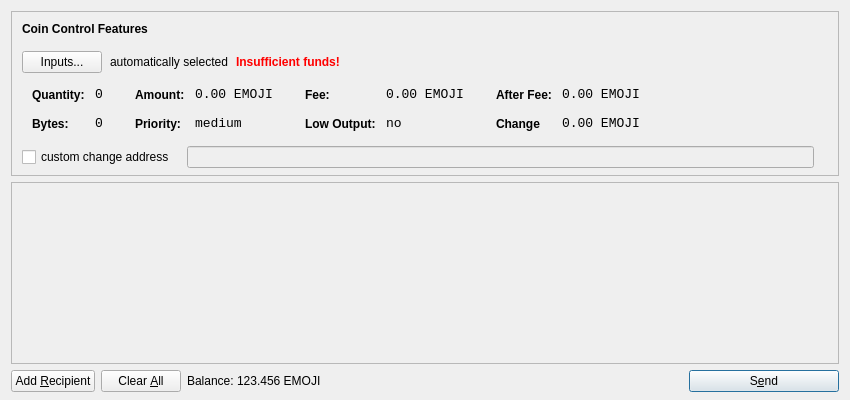
<?xml version="1.0" encoding="UTF-8"?>
<ui version="4.0">
 <class>SendCoinsDialog</class>
 <widget class="QDialog" name="SendCoinsDialog">
  <property name="geometry">
   <rect>
    <x>0</x>
    <y>0</y>
    <width>850</width>
    <height>400</height>
   </rect>
  </property>
  <property name="windowTitle">
   <string>Send Coins</string>
  </property>
  <layout class="QVBoxLayout" name="verticalLayout" stretch="0,1,0">
   <property name="bottomMargin">
    <number>8</number>
   </property>
   <item>
    <widget class="QFrame" name="frameCoinControl">
     <property name="sizePolicy">
      <sizepolicy hsizetype="Expanding" vsizetype="Expanding">
       <horstretch>0</horstretch>
       <verstretch>0</verstretch>
      </sizepolicy>
     </property>
     <property name="maximumSize">
      <size>
       <width>16777215</width>
       <height>16777215</height>
      </size>
     </property>
     <property name="frameShape">
      <enum>QFrame::StyledPanel</enum>
     </property>
     <property name="frameShadow">
      <enum>QFrame::Sunken</enum>
     </property>
     <layout class="QVBoxLayout" name="verticalLayoutCoinControl2">
      <property name="spacing">
       <number>-1</number>
      </property>
      <property name="leftMargin">
       <number>0</number>
      </property>
      <property name="topMargin">
       <number>0</number>
      </property>
      <property name="rightMargin">
       <number>0</number>
      </property>
      <property name="bottomMargin">
       <number>6</number>
      </property>
      <item>
       <layout class="QVBoxLayout" name="verticalLayoutCoinControl" stretch="0,0,0,0,1">
        <property name="spacing">
         <number>0</number>
        </property>
        <property name="leftMargin">
         <number>10</number>
        </property>
        <property name="topMargin">
         <number>10</number>
        </property>
        <item>
         <layout class="QHBoxLayout" name="horizontalLayoutCoinControl1">
          <property name="bottomMargin">
           <number>15</number>
          </property>
          <item>
           <widget class="QLabel" name="labelCoinControlFeatures">
            <property name="sizePolicy">
             <sizepolicy hsizetype="Preferred" vsizetype="Maximum">
              <horstretch>0</horstretch>
              <verstretch>0</verstretch>
             </sizepolicy>
            </property>
            <property name="font">
             <font>
              <weight>75</weight>
              <bold>true</bold>
             </font>
            </property>
            <property name="styleSheet">
             <string notr="true">font-weight:bold;</string>
            </property>
            <property name="text">
             <string>Coin Control Features</string>
            </property>
           </widget>
          </item>
         </layout>
        </item>
        <item>
         <layout class="QHBoxLayout" name="horizontalLayoutCoinControl2" stretch="0,0,0,0">
          <property name="spacing">
           <number>8</number>
          </property>
          <property name="bottomMargin">
           <number>10</number>
          </property>
          <item>
           <widget class="QPushButton" name="pushButtonCoinControl">
            <property name="styleSheet">
             <string notr="true"/>
            </property>
            <property name="text">
             <string>Inputs...</string>
            </property>
           </widget>
          </item>
          <item>
           <widget class="QLabel" name="labelCoinControlAutomaticallySelected">
            <property name="text">
             <string>automatically selected</string>
            </property>
            <property name="margin">
             <number>5</number>
            </property>
           </widget>
          </item>
          <item>
           <widget class="QLabel" name="labelCoinControlInsuffFunds">
            <property name="font">
             <font>
              <weight>75</weight>
              <bold>true</bold>
             </font>
            </property>
            <property name="styleSheet">
             <string notr="true">color:red;font-weight:bold;</string>
            </property>
            <property name="text">
             <string>Insufficient funds!</string>
            </property>
            <property name="margin">
             <number>5</number>
            </property>
           </widget>
          </item>
          <item>
           <spacer name="horizontalSpacerCoinControl">
            <property name="orientation">
             <enum>Qt::Horizontal</enum>
            </property>
            <property name="sizeHint" stdset="0">
             <size>
              <width>40</width>
              <height>1</height>
             </size>
            </property>
           </spacer>
          </item>
         </layout>
        </item>
        <item>
         <widget class="QWidget" name="widgetCoinControl" native="true">
          <property name="sizePolicy">
           <sizepolicy hsizetype="Preferred" vsizetype="Preferred">
            <horstretch>0</horstretch>
            <verstretch>0</verstretch>
           </sizepolicy>
          </property>
          <property name="minimumSize">
           <size>
            <width>0</width>
            <height>0</height>
           </size>
          </property>
          <property name="styleSheet">
           <string notr="true"/>
          </property>
          <layout class="QHBoxLayout" name="horizontalLayoutCoinControl5">
           <property name="margin">
            <number>0</number>
           </property>
           <item>
            <layout class="QHBoxLayout" name="horizontalLayoutCoinControl3" stretch="0,0,0,1">
             <property name="spacing">
              <number>20</number>
             </property>
             <property name="topMargin">
              <number>0</number>
             </property>
             <property name="bottomMargin">
              <number>10</number>
             </property>
             <item>
              <layout class="QFormLayout" name="formLayoutCoinControl1">
               <property name="horizontalSpacing">
                <number>10</number>
               </property>
               <property name="verticalSpacing">
                <number>14</number>
               </property>
               <property name="leftMargin">
                <number>10</number>
               </property>
               <property name="topMargin">
                <number>4</number>
               </property>
               <property name="rightMargin">
                <number>6</number>
               </property>
               <item row="0" column="0">
                <widget class="QLabel" name="labelCoinControlQuantityText">
                 <property name="styleSheet">
                  <string notr="true">font-weight:bold;</string>
                 </property>
                 <property name="text">
                  <string>Quantity:</string>
                 </property>
                 <property name="margin">
                  <number>0</number>
                 </property>
                </widget>
               </item>
               <item row="0" column="1">
                <widget class="QLabel" name="labelCoinControlQuantity">
                 <property name="font">
                  <font>
                   <family>Monospace</family>
                   <pointsize>10</pointsize>
                  </font>
                 </property>
                 <property name="cursor">
                  <cursorShape>IBeamCursor</cursorShape>
                 </property>
                 <property name="contextMenuPolicy">
                  <enum>Qt::ActionsContextMenu</enum>
                 </property>
                 <property name="text">
                  <string>0</string>
                 </property>
                 <property name="margin">
                  <number>0</number>
                 </property>
                 <property name="textInteractionFlags">
                  <set>Qt::LinksAccessibleByMouse|Qt::TextSelectableByKeyboard|Qt::TextSelectableByMouse</set>
                 </property>
                </widget>
               </item>
               <item row="1" column="0">
                <widget class="QLabel" name="labelCoinControlBytesText">
                 <property name="styleSheet">
                  <string notr="true">font-weight:bold;</string>
                 </property>
                 <property name="text">
                  <string>Bytes:</string>
                 </property>
                </widget>
               </item>
               <item row="1" column="1">
                <widget class="QLabel" name="labelCoinControlBytes">
                 <property name="font">
                  <font>
                   <family>Monospace</family>
                   <pointsize>10</pointsize>
                  </font>
                 </property>
                 <property name="cursor">
                  <cursorShape>IBeamCursor</cursorShape>
                 </property>
                 <property name="contextMenuPolicy">
                  <enum>Qt::ActionsContextMenu</enum>
                 </property>
                 <property name="text">
                  <string>0</string>
                 </property>
                 <property name="textInteractionFlags">
                  <set>Qt::LinksAccessibleByMouse|Qt::TextSelectableByKeyboard|Qt::TextSelectableByMouse</set>
                 </property>
                </widget>
               </item>
              </layout>
             </item>
             <item>
              <layout class="QFormLayout" name="formLayoutCoinControl2">
               <property name="horizontalSpacing">
                <number>10</number>
               </property>
               <property name="verticalSpacing">
                <number>14</number>
               </property>
               <property name="leftMargin">
                <number>6</number>
               </property>
               <property name="topMargin">
                <number>4</number>
               </property>
               <property name="rightMargin">
                <number>6</number>
               </property>
               <item row="0" column="0">
                <widget class="QLabel" name="labelCoinControlAmountText">
                 <property name="styleSheet">
                  <string notr="true">font-weight:bold;</string>
                 </property>
                 <property name="text">
                  <string>Amount:</string>
                 </property>
                 <property name="margin">
                  <number>0</number>
                 </property>
                </widget>
               </item>
               <item row="0" column="1">
                <widget class="QLabel" name="labelCoinControlAmount">
                 <property name="font">
                  <font>
                   <family>Monospace</family>
                   <pointsize>10</pointsize>
                  </font>
                 </property>
                 <property name="cursor">
                  <cursorShape>IBeamCursor</cursorShape>
                 </property>
                 <property name="contextMenuPolicy">
                  <enum>Qt::ActionsContextMenu</enum>
                 </property>
                 <property name="text">
                  <string>0.00 EMOJI</string>
                 </property>
                 <property name="textInteractionFlags">
                  <set>Qt::LinksAccessibleByMouse|Qt::TextSelectableByKeyboard|Qt::TextSelectableByMouse</set>
                 </property>
                </widget>
               </item>
               <item row="1" column="0">
                <widget class="QLabel" name="labelCoinControlPriorityText">
                 <property name="styleSheet">
                  <string notr="true">font-weight:bold;</string>
                 </property>
                 <property name="text">
                  <string>Priority:</string>
                 </property>
                </widget>
               </item>
               <item row="1" column="1">
                <widget class="QLabel" name="labelCoinControlPriority">
                 <property name="font">
                  <font>
                   <family>Monospace</family>
                   <pointsize>10</pointsize>
                  </font>
                 </property>
                 <property name="cursor">
                  <cursorShape>IBeamCursor</cursorShape>
                 </property>
                 <property name="contextMenuPolicy">
                  <enum>Qt::ActionsContextMenu</enum>
                 </property>
                 <property name="text">
                  <string>medium</string>
                 </property>
                 <property name="textInteractionFlags">
                  <set>Qt::LinksAccessibleByMouse|Qt::TextSelectableByKeyboard|Qt::TextSelectableByMouse</set>
                 </property>
                </widget>
               </item>
              </layout>
             </item>
             <item>
              <layout class="QFormLayout" name="formLayoutCoinControl3">
               <property name="horizontalSpacing">
                <number>10</number>
               </property>
               <property name="verticalSpacing">
                <number>14</number>
               </property>
               <property name="leftMargin">
                <number>6</number>
               </property>
               <property name="topMargin">
                <number>4</number>
               </property>
               <property name="rightMargin">
                <number>6</number>
               </property>
               <item row="0" column="0">
                <widget class="QLabel" name="labelCoinControlFeeText">
                 <property name="styleSheet">
                  <string notr="true">font-weight:bold;</string>
                 </property>
                 <property name="text">
                  <string>Fee:</string>
                 </property>
                 <property name="margin">
                  <number>0</number>
                 </property>
                </widget>
               </item>
               <item row="0" column="1">
                <widget class="QLabel" name="labelCoinControlFee">
                 <property name="font">
                  <font>
                   <family>Monospace</family>
                   <pointsize>10</pointsize>
                  </font>
                 </property>
                 <property name="cursor">
                  <cursorShape>IBeamCursor</cursorShape>
                 </property>
                 <property name="contextMenuPolicy">
                  <enum>Qt::ActionsContextMenu</enum>
                 </property>
                 <property name="text">
                  <string>0.00 EMOJI</string>
                 </property>
                 <property name="textInteractionFlags">
                  <set>Qt::LinksAccessibleByMouse|Qt::TextSelectableByKeyboard|Qt::TextSelectableByMouse</set>
                 </property>
                </widget>
               </item>
               <item row="1" column="0">
                <widget class="QLabel" name="labelCoinControlLowOutputText">
                 <property name="styleSheet">
                  <string notr="true">font-weight:bold;</string>
                 </property>
                 <property name="text">
                  <string>Low Output:</string>
                 </property>
                </widget>
               </item>
               <item row="1" column="1">
                <widget class="QLabel" name="labelCoinControlLowOutput">
                 <property name="font">
                  <font>
                   <family>Monospace</family>
                   <pointsize>10</pointsize>
                  </font>
                 </property>
                 <property name="cursor">
                  <cursorShape>IBeamCursor</cursorShape>
                 </property>
                 <property name="contextMenuPolicy">
                  <enum>Qt::ActionsContextMenu</enum>
                 </property>
                 <property name="text">
                  <string>no</string>
                 </property>
                 <property name="textInteractionFlags">
                  <set>Qt::LinksAccessibleByMouse|Qt::TextSelectableByKeyboard|Qt::TextSelectableByMouse</set>
                 </property>
                </widget>
               </item>
              </layout>
             </item>
             <item>
              <layout class="QFormLayout" name="formLayoutCoinControl4">
               <property name="horizontalSpacing">
                <number>10</number>
               </property>
               <property name="verticalSpacing">
                <number>14</number>
               </property>
               <property name="leftMargin">
                <number>6</number>
               </property>
               <property name="topMargin">
                <number>4</number>
               </property>
               <property name="rightMargin">
                <number>6</number>
               </property>
               <item row="0" column="0">
                <widget class="QLabel" name="labelCoinControlAfterFeeText">
                 <property name="styleSheet">
                  <string notr="true">font-weight:bold;</string>
                 </property>
                 <property name="text">
                  <string>After Fee:</string>
                 </property>
                 <property name="margin">
                  <number>0</number>
                 </property>
                </widget>
               </item>
               <item row="0" column="1">
                <widget class="QLabel" name="labelCoinControlAfterFee">
                 <property name="font">
                  <font>
                   <family>Monospace</family>
                   <pointsize>10</pointsize>
                  </font>
                 </property>
                 <property name="cursor">
                  <cursorShape>IBeamCursor</cursorShape>
                 </property>
                 <property name="contextMenuPolicy">
                  <enum>Qt::ActionsContextMenu</enum>
                 </property>
                 <property name="text">
                  <string>0.00 EMOJI</string>
                 </property>
                 <property name="textInteractionFlags">
                  <set>Qt::LinksAccessibleByMouse|Qt::TextSelectableByKeyboard|Qt::TextSelectableByMouse</set>
                 </property>
                </widget>
               </item>
               <item row="1" column="0">
                <widget class="QLabel" name="labelCoinControlChangeText">
                 <property name="styleSheet">
                  <string notr="true">font-weight:bold;</string>
                 </property>
                 <property name="text">
                  <string>Change</string>
                 </property>
                </widget>
               </item>
               <item row="1" column="1">
                <widget class="QLabel" name="labelCoinControlChange">
                 <property name="font">
                  <font>
                   <family>Monospace</family>
                   <pointsize>10</pointsize>
                  </font>
                 </property>
                 <property name="cursor">
                  <cursorShape>IBeamCursor</cursorShape>
                 </property>
                 <property name="contextMenuPolicy">
                  <enum>Qt::ActionsContextMenu</enum>
                 </property>
                 <property name="text">
                  <string>0.00 EMOJI</string>
                 </property>
                 <property name="textInteractionFlags">
                  <set>Qt::LinksAccessibleByMouse|Qt::TextSelectableByKeyboard|Qt::TextSelectableByMouse</set>
                 </property>
                </widget>
               </item>
              </layout>
             </item>
            </layout>
           </item>
          </layout>
         </widget>
        </item>
        <item>
         <layout class="QHBoxLayout" name="horizontalLayoutCoinControl4" stretch="0,0,0">
          <property name="spacing">
           <number>12</number>
          </property>
          <property name="sizeConstraint">
           <enum>QLayout::SetDefaultConstraint</enum>
          </property>
          <property name="topMargin">
           <number>5</number>
          </property>
          <property name="rightMargin">
           <number>5</number>
          </property>
          <item>
           <widget class="QCheckBox" name="checkBoxCoinControlChange">
            <property name="text">
             <string>custom change address</string>
            </property>
           </widget>
          </item>
          <item>
           <widget class="QLineEdit" name="lineEditCoinControlChange">
            <property name="enabled">
             <bool>false</bool>
            </property>
            <property name="sizePolicy">
             <sizepolicy hsizetype="Expanding" vsizetype="Fixed">
              <horstretch>0</horstretch>
              <verstretch>0</verstretch>
             </sizepolicy>
            </property>
           </widget>
          </item>
          <item>
           <widget class="QLabel" name="labelCoinControlChangeLabel">
            <property name="sizePolicy">
             <sizepolicy hsizetype="Preferred" vsizetype="Expanding">
              <horstretch>0</horstretch>
              <verstretch>0</verstretch>
             </sizepolicy>
            </property>
            <property name="minimumSize">
             <size>
              <width>0</width>
              <height>0</height>
             </size>
            </property>
            <property name="text">
             <string/>
            </property>
            <property name="margin">
             <number>3</number>
            </property>
           </widget>
          </item>
         </layout>
        </item>
        <item>
         <spacer name="verticalSpacerCoinControl">
          <property name="orientation">
           <enum>Qt::Vertical</enum>
          </property>
          <property name="sizeHint" stdset="0">
           <size>
            <width>800</width>
            <height>1</height>
           </size>
          </property>
         </spacer>
        </item>
       </layout>
      </item>
     </layout>
    </widget>
   </item>
   <item>
    <widget class="QScrollArea" name="scrollArea">
     <property name="widgetResizable">
      <bool>true</bool>
     </property>
     <widget class="QWidget" name="scrollAreaWidgetContents">
      <property name="geometry">
       <rect>
        <x>0</x>
        <y>0</y>
        <width>830</width>
        <height>165</height>
       </rect>
      </property>
      <layout class="QVBoxLayout" name="verticalLayout_2">
       <property name="margin">
        <number>0</number>
       </property>
       <item>
        <layout class="QVBoxLayout" name="entries">
         <property name="spacing">
          <number>6</number>
         </property>
        </layout>
       </item>
       <item>
        <spacer name="verticalSpacer">
         <property name="orientation">
          <enum>Qt::Vertical</enum>
         </property>
         <property name="sizeHint" stdset="0">
          <size>
           <width>20</width>
           <height>40</height>
          </size>
         </property>
        </spacer>
       </item>
      </layout>
     </widget>
    </widget>
   </item>
   <item>
    <layout class="QHBoxLayout" name="horizontalLayout">
     <item>
      <widget class="QPushButton" name="addButton">
       <property name="toolTip">
        <string>Send to multiple recipients at once</string>
       </property>
       <property name="text">
        <string>Add &amp;Recipient</string>
       </property>
       <property name="icon">
        <iconset resource="../bitcoin.qrc">
         <normaloff>:/icons/add</normaloff>:/icons/add</iconset>
       </property>
       <property name="autoDefault">
        <bool>false</bool>
       </property>
      </widget>
     </item>
     <item>
      <widget class="QPushButton" name="clearButton">
       <property name="sizePolicy">
        <sizepolicy hsizetype="Minimum" vsizetype="Fixed">
         <horstretch>0</horstretch>
         <verstretch>0</verstretch>
        </sizepolicy>
       </property>
       <property name="toolTip">
        <string>Remove all transaction fields</string>
       </property>
       <property name="text">
        <string>Clear &amp;All</string>
       </property>
       <property name="icon">
        <iconset resource="../bitcoin.qrc">
         <normaloff>:/icons/remove</normaloff>:/icons/remove</iconset>
       </property>
       <property name="autoRepeatDelay">
        <number>300</number>
       </property>
       <property name="autoDefault">
        <bool>false</bool>
       </property>
      </widget>
     </item>
     <item>
      <layout class="QHBoxLayout" name="horizontalLayout_2">
       <property name="spacing">
        <number>3</number>
       </property>
       <item>
        <widget class="QLabel" name="label">
         <property name="sizePolicy">
          <sizepolicy hsizetype="Preferred" vsizetype="Fixed">
           <horstretch>0</horstretch>
           <verstretch>0</verstretch>
          </sizepolicy>
         </property>
         <property name="text">
          <string>Balance:</string>
         </property>
        </widget>
       </item>
       <item>
        <widget class="QLabel" name="labelBalance">
         <property name="sizePolicy">
          <sizepolicy hsizetype="Preferred" vsizetype="Fixed">
           <horstretch>0</horstretch>
           <verstretch>0</verstretch>
          </sizepolicy>
         </property>
         <property name="cursor">
          <cursorShape>IBeamCursor</cursorShape>
         </property>
         <property name="text">
          <string>123.456 EMOJI</string>
         </property>
         <property name="textInteractionFlags">
          <set>Qt::LinksAccessibleByMouse|Qt::TextSelectableByKeyboard|Qt::TextSelectableByMouse</set>
         </property>
        </widget>
       </item>
      </layout>
     </item>
     <item>
      <spacer name="horizontalSpacer">
       <property name="orientation">
        <enum>Qt::Horizontal</enum>
       </property>
       <property name="sizeHint" stdset="0">
        <size>
         <width>40</width>
         <height>20</height>
        </size>
       </property>
      </spacer>
     </item>
     <item>
      <widget class="QPushButton" name="sendButton">
       <property name="minimumSize">
        <size>
         <width>150</width>
         <height>0</height>
        </size>
       </property>
       <property name="toolTip">
        <string>Confirm the send action</string>
       </property>
       <property name="text">
        <string>S&amp;end</string>
       </property>
       <property name="icon">
        <iconset resource="../bitcoin.qrc">
         <normaloff>:/icons/send</normaloff>:/icons/send</iconset>
       </property>
       <property name="default">
        <bool>true</bool>
       </property>
      </widget>
     </item>
    </layout>
   </item>
  </layout>
 </widget>
 <resources>
  <include location="../bitcoin.qrc"/>
 </resources>
 <connections/>
</ui>
